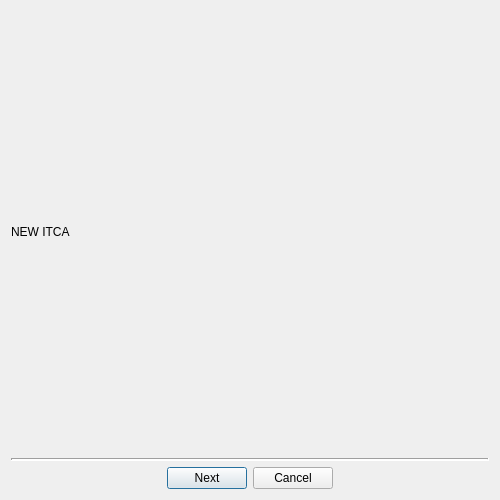
<?xml version="1.0" encoding="UTF-8"?>
<ui version="4.0">
 <class>Dialog</class>
 <widget class="QDialog" name="Dialog">
  <property name="windowModality">
   <enum>Qt::WindowModal</enum>
  </property>
  <property name="geometry">
   <rect>
    <x>0</x>
    <y>0</y>
    <width>500</width>
    <height>500</height>
   </rect>
  </property>
  <property name="minimumSize">
   <size>
    <width>500</width>
    <height>500</height>
   </size>
  </property>
  <property name="maximumSize">
   <size>
    <width>800</width>
    <height>800</height>
   </size>
  </property>
  <property name="windowTitle">
   <string>NEW ITCA</string>
  </property>
  <property name="locale">
   <locale language="English" country="UnitedStates"/>
  </property>
  <layout class="QVBoxLayout" name="verticalLayout">
   <item>
    <layout class="QGridLayout" name="gridLayout">
     <item row="0" column="0">
      <widget class="QLabel" name="label">
       <property name="text">
        <string>NEW ITCA</string>
       </property>
      </widget>
     </item>
    </layout>
   </item>
   <item>
    <widget class="Line" name="line">
     <property name="minimumSize">
      <size>
       <width>0</width>
       <height>3</height>
      </size>
     </property>
     <property name="lineWidth">
      <number>2</number>
     </property>
     <property name="orientation">
      <enum>Qt::Horizontal</enum>
     </property>
    </widget>
   </item>
   <item>
    <layout class="QHBoxLayout" name="horizontalLayout_cmd">
     <item>
      <spacer name="horizontalSpacer">
       <property name="orientation">
        <enum>Qt::Horizontal</enum>
       </property>
       <property name="sizeHint" stdset="0">
        <size>
         <width>40</width>
         <height>20</height>
        </size>
       </property>
      </spacer>
     </item>
     <item>
      <widget class="QPushButton" name="pushButton_ok">
       <property name="text">
        <string>Next</string>
       </property>
      </widget>
     </item>
     <item>
      <widget class="QPushButton" name="pushButton_cancel">
       <property name="text">
        <string>Cancel</string>
       </property>
      </widget>
     </item>
     <item>
      <spacer name="horizontalSpacer_2">
       <property name="orientation">
        <enum>Qt::Horizontal</enum>
       </property>
       <property name="sizeHint" stdset="0">
        <size>
         <width>40</width>
         <height>20</height>
        </size>
       </property>
      </spacer>
     </item>
    </layout>
   </item>
  </layout>
 </widget>
 <tabstops>
  <tabstop>pushButton_ok</tabstop>
  <tabstop>pushButton_cancel</tabstop>
 </tabstops>
 <resources/>
 <connections>
  <connection>
   <sender>pushButton_cancel</sender>
   <signal>clicked()</signal>
   <receiver>Dialog</receiver>
   <slot>reject()</slot>
   <hints>
    <hint type="sourcelabel">
     <x>327</x>
     <y>385</y>
    </hint>
    <hint type="destinationlabel">
     <x>324</x>
     <y>224</y>
    </hint>
   </hints>
  </connection>
  <connection>
   <sender>pushButton_ok</sender>
   <signal>clicked()</signal>
   <receiver>Dialog</receiver>
   <slot>get_data()</slot>
   <hints>
    <hint type="sourcelabel">
     <x>246</x>
     <y>385</y>
    </hint>
    <hint type="destinationlabel">
     <x>324</x>
     <y>224</y>
    </hint>
   </hints>
  </connection>
 </connections>
 <slots>
  <slot>get_data()</slot>
 </slots>
</ui>
